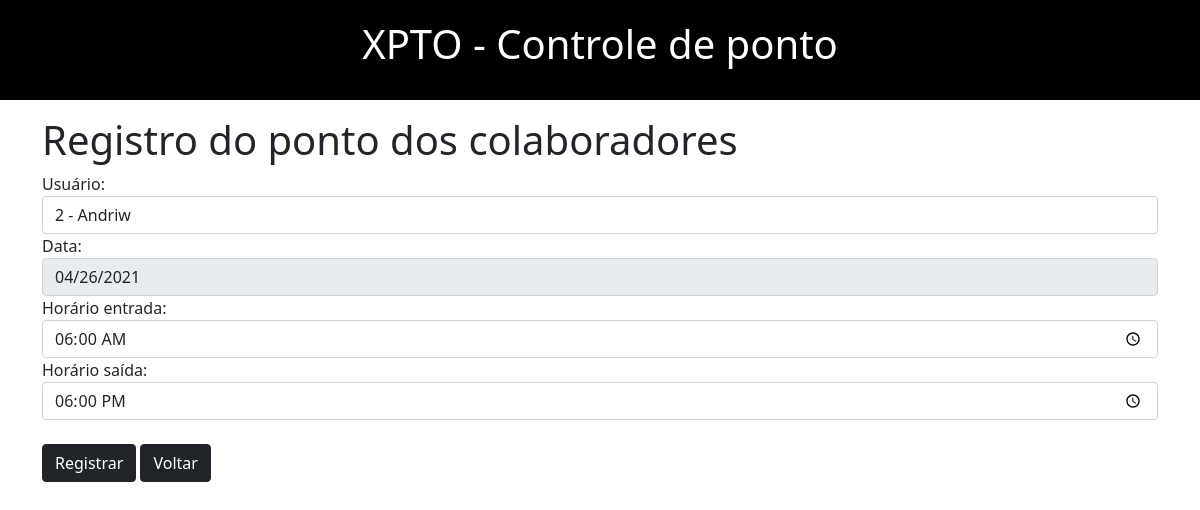
The page /editar.php?id=2 on the database its author committed.
### tables this page shows
CREATE TABLE `colaboradores` (
  `id` int(11) NOT NULL,
  `id_usuario` int(11) NOT NULL,
  `data` date NOT NULL,
  `horario_entrada` time NOT NULL,
  `horario_saida` time NOT NULL
);

### classes/Colaborador.php (called while the page is built, shortened)
<?php
require "Usuario.php";
class Colaborador {
    public function getPontoId($id){
        global $pdo;
        $sql = $pdo->prepare("SELECT a.*, b.nome FROM colaboradores a, usuarios b WHERE a.id_usuario = b.id AND a.id = :id");
        $sql->bindValue(":id", $id);
		$sql->execute();
		if($sql->rowCount() > 0) {
			$dados = $sql->fetchAll();
		}
		return $dados;
    }
}
?>

### editar.php (the view, shortened to what this page needs)
<?php
require 'pages/header.php';
require 'classes/Colaborador.php';
$colaborador = new Colaborador();
if(isset($_GET['id']) && !empty($_GET['id'])){
    $dados = $colaborador->getPontoId($_GET['id']);
}
?>
<div class="container mt-3">
    <h1>Registro do ponto dos colaboradores</h1>
    <form method="POST" enctype="multipart/form-data" id="form-editar-ponto">
        <div class="form-group">
            <label for="nome">Usuário:</label>
            <select name="nome" id="nome" class="form-control">
                <?php if(isset($dados)): ?>
                    <option id="id-ponto" value="<?php echo $dados[0]['id']; ?>"><?php echo $dados[0]['id'].' - '. utf8_encode($dados[0]['nome']); ?></option>
                <?php endif; ?>
            </select>
        </div>
        <div class="form-group">
            <label for="titulo">Data:</label>
            <input type="date" readonly value="<?= $dados[0]["data"]; ?>" name="data" id="data" class="form-control" />
        </div>
        <div class="form-group">
            <label for="titulo">Horário entrada:</label>
            <input type="time" value="<?= $dados[0]["horario_entrada"]; ?>" name="horario_entrada" id="horario_entrada" class="form-control" />
        </div>
        <div class="form-group">
            <label for="valor">Horário saída:</label>
            <input type="time" value="<?= $dados[0]["horario_saida"]; ?>" name="horario_saida" id="horario_saida" class="form-control" />
        </div>
        <br>
        <input type="submit" value="Registrar" class="btn btn-dark" />
        <a href="relatorio-ponto.php" class="btn btn-dark">Voltar</a>
    </form>
</div>
<?php require 'pages/footer.php'; ?>

### rows shown on the page
colaboradores: nome "2 - Andriw", data "04/26/2021", horario_entrada "06:00:00", horario_saida "18:00:00"
